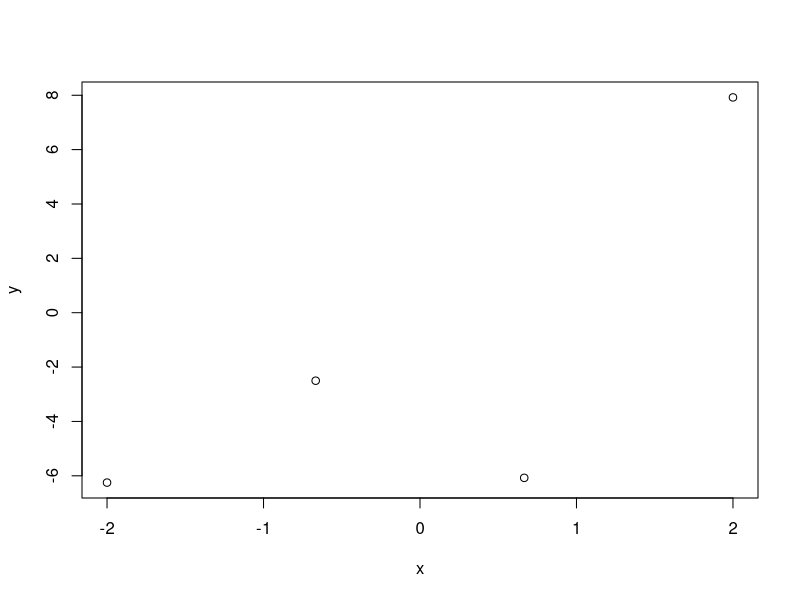

The R script that drew this image: (Note: this script raises an error after producing the figure.)
## ---- chunk 1
  if (exists("lsg") == FALSE){ #Nur falls von RStudio aufgerufen
    lsg <- TRUE   #Wenn man die lsg ausgeben will dann lsg <- TRUE sonst 
  }
  if (exists("baseDir") == FALSE){ #Nur falls von RStudio aufgerufen
    baseDir = getwd()
  }
  ig <- function(name, scale = 1) {
     return (paste0("\\includegraphics[ scale =", scale,"]{", baseDir,"/", name, "}"))
  }
## ---- chunk 2
N = 4
x = c(-2.,-0.66666, 0.666, 2.)
y = c(-6.25027354, -2.50213382, -6.07525495,  7.92081243)
plot(x,y)
## ---- chunk 3
bayesplot::mcmc_trace(samples$draws())
## ---- chunk 4
# They rapidly jump over all values. All chains are similar.
## ---- chunk 5
  samples
## ---- chunk 6
# Rhat close to one and n_eff lager than half the number of draws; look fine
## ---- chunk 7
# Extract samples
post = samples$draws(format = 'df') #Sampling
if (lsg){ #Only show plots in the solution
  hist(post$a,100, freq=F)
  lines(density(post$a),col='red')  
}
## ---- chunk 8
T = nrow(post)
xs = -10:15 # The x-range 17 values from -1 to 15
M = length(xs) 
yix = matrix(nrow=T, ncol = M) #Matrix from samples (number of posterior draws vs number of xs)
muix = matrix(nrow=T, ncol = M) #Matrix from mu (number of posterior draws vs number of xs)
for (i in 1:T){ #Samples from the posterior
  a = post$a[i] #Corresponds to samples from theta
  b = post$b[i]
  sigma = post$sigma[i]
  for (j in 1:M){ #Different values of X
    mu = a * xs[j] + b
    muix[i,j] = a * xs[j] + b
    yix[i,j] = rnorm(1, mu, sigma) # Single number drawn
  }
}

if (FALSE){
  plot(x, y, xlim=c(-10,15), ylim=c(-25,25), ylab='mu=a*x+b')
  for (i in 1:100){
    lines(xs, muix[i,],lwd=0.25,col='blue')
  }
  
  plot(x, y, xlim=c(-10,15), ylim=c(-25,25), ylab='ys')
  for (i in 1:100){
    points(xs, yix[i,], pch='.',col='red')
  }
}
## ---- chunk 9
plot(x, y, xlim=c(-10,15), ylim=c(-25,25), ylab='quantiles (y and mu)')
quant_lines = function(x2, y_pred, col='blue'){
  m = apply(y_pred, 2,quantile, probs=c(0.50))
  lines(x2, m,col=col)
  q05 = apply(y_pred, 2, quantile, probs=c(0.25))
  q95 = apply(y_pred, 2, quantile, probs=c(0.75))
  lines(x2, q05,col=col)
  lines(x2, q95,col=col)  
}

quant_lines(xs,yix, col='red')
quant_lines(xs,muix, col='blue')
## ---- chunk 10
  x2 = -10:15
  N2 = length(x2)
  m2 <- cmdstan_model('~/Documents/GitHub/da/lab/lr_mcmc_diag/Stan_Primer_model_pred.stan') #Compiling
  fit2 = m2$sample(data=list(N=N,x=x, y=y, N2=N2,x2=x2))
## ---- chunk 11
  y_pred = fit2$draws('Y_predict', format = 'df')[,1:26] #Only the ones starting with predicts
  dim(y_pred)
  plot(x, y, xlim=c(-10,15), ylim=c(-25,25), ylab='quantiles (y and mu)')
  quant_lines(x2,y_pred, col='red')
